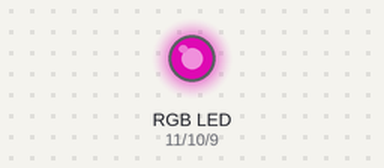
Simulated run of this sketch. Board: Arduino Uno, built with avr-gcc and run on an emulated ATmega328P. On the bench: an RGB LED mixed from three pins (HIGH = lit). Dim RGB values are drawn brighter than linear.

Above: at 0.1 s.
Timing chart, 0 to 1.6 s (numbered marks = the images above):
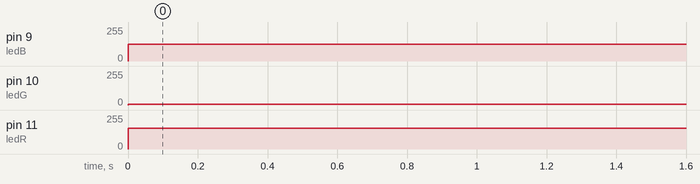

The sketch:

1RGBcolorSelector.ino
```cpp
/* This code is for controlling an RGB LED using PWM.
The code sets the PWM values for the red, green, and blue pins to produce a specific color.
 */
 int ledR = 11;  // the PWM pin the red LED is attached to
int ledG = 10;  // the PWM pin the green LED is attached to
int ledB = 9;   // the PWM pin the blue LED is attached to

void setup() {
  // set the pins as output
  pinMode(ledR, OUTPUT);
  pinMode(ledG, OUTPUT);
  pinMode(ledB, OUTPUT);
}

void loop() {
  // set the LED colors using analogWrite
  analogWrite(ledR, 155);  // set the red LED to a moderate brightness
  analogWrite(ledG, 6);    // set the green LED to a low brightness
  analogWrite(ledB, 125);  // set the blue LED to a moderate brightness
}
```

Measured:
- by itself, pin 9 (ledB): 0/255 → 125/255 at 0.00 s
- by itself, pin 10 (ledG): 0/255 → 6/255 at 0.00 s
- by itself, pin 11 (ledR): 0/255 → 155/255 at 0.00 s
